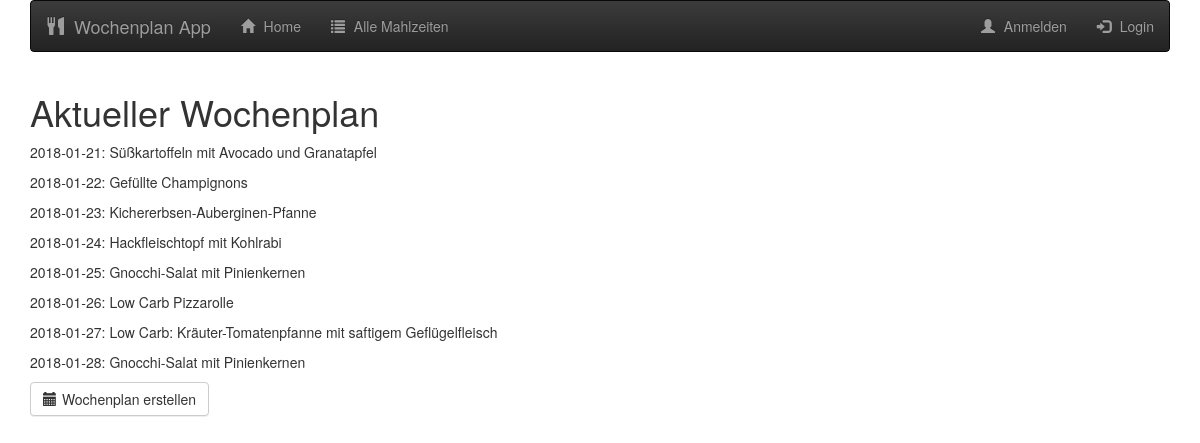
Page /home on the earlier database version.
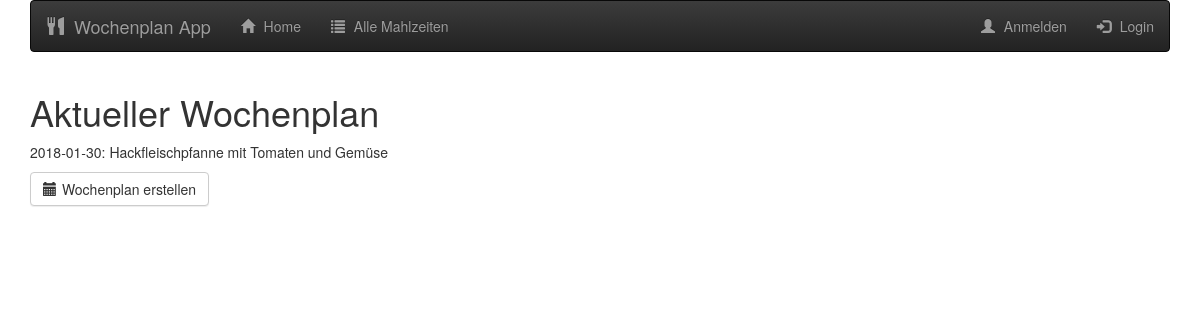
Same page on the later database version.
### database_setup.py (models this page shows)
class Weekmeals(Base):
    __tablename__ = 'weekmeals'
    id = Column(Integer, primary_key=True)
    name = Column(String(250), nullable=False)
    meal_date = Column(Date)
    receipt = Column(String)
    veggie = Column(Boolean)
    portions = Column(Integer)

### weekplan_server.py (the view)
@app.route('/', methods=['GET', 'POST'])
@app.route('/home')
def weekplan():
    week_meals = session.query(Weekmeals).all()
    return render_template('week_plan.html', week_meals=week_meals)

### templates/week_plan.html
{% extends "main.html" %}
{% block content %}
{% include "header.html" %}
<div class="container">
      <h1>Aktueller Wochenplan</h1>
  {% for menu in week_meals %}
      <p>{{menu.meal_date}}:  {{menu.name}}</p>
  {% endfor %}
    <form action="{{url_for('choose_date')}}">
        <button type="submit" class="btn btn-default" value="create_plan">
          <span class="glyphicon glyphicon-calendar" aria-hidden="true"></span>Wochenplan erstellen
        </button>
    </form>
</div>
{% endblock %}

### templates/main.html (shortened to what this page needs)
<!DOCTYPE html>
<html lang="de">
<head>
	<link rel="stylesheet" href="https://maxcdn.bootstrapcdn.com/bootstrap/3.3.7/css/bootstrap.min.css">
	<link rel="stylesheet" href="https://maxcdn.bootstrapcdn.com/bootstrap/3.3.7/css/bootstrap-theme.min.css">
	<link rel=stylesheet type=text/css href="{{ url_for('static', filename='styles.css') }}">
	<link rel="stylesheet" href="https://cdnjs.cloudflare.com/ajax/libs/bootstrap-datepicker/1.6.4/css/bootstrap-datepicker3.css" />
	<link rel="stylesheet" href="https://netdna.bootstrapcdn.com/bootstrap/3.0.3/css/bootstrap.min.css" />
</head>
<body>
		{% block content %} {% endblock %}
</body>
</html>

### templates/header.html (shortened to what this page needs)
<div class="container">
  <nav class="navbar navbar-inverse">
    <div class="navbar-header">
      <a class="navbar-brand" href="#"><span class="glyphicon glyphicon-cutlery" aria-hidden="true"></span> Wochenplan App</a>
    </div>
    <div class="collapse navbar-collapse" id="myNavbar">
      <ul class="nav navbar-nav">
        <li {% if request.path=="/" %} class="active" {% endif %}><a href="{{url_for('weekplan')}}">
          <span class="glyphicon glyphicon-home"></span> Home</a>
        </li>
        <li {% if request.path=="/available_menues" %} class="active" {% endif %}>
          <a href="{{url_for('available_menues')}}">
            <span class="glyphicon glyphicon-list" aria-hidden="true">
            </span> Alle Mahlzeiten</a>
        </li>
      </ul>
      <ul class="nav navbar-nav navbar-right">
        <li><a href="#"><span class="glyphicon glyphicon-user"></span> Anmelden</a></li>
        <li><a href="{{url_for('showLogin')}}"><span class="glyphicon glyphicon-log-in"></span> Login</a></li>
      </ul>
    </div>
  </nav>
</div>

### static/styles.css (style rules this page uses)
h1 { font-family: "Helvetica Neue Light", Roboto, Helvetica, Arial, sans-serif; font-size: 50px; color: #51453B; line-height: 60px; font-weight: 300; }
a { font-size: 14px; color: #0093B9; line-height: 17px; }
.btn { padding: 10px; margin: 0; border-color: #9FB80A; border-width: 2px; color: #9FB80A;; }
.glyphicon { margin-right: 5px; }

Differences in the rows shown:
removed Weekmeals: meal_date "2018-01-21", name "Süßkartoffeln mit Avocado und Granatapfel"
removed Weekmeals: meal_date "2018-01-22", name "Gefüllte Champignons"
removed Weekmeals: meal_date "2018-01-23", name "Kichererbsen-Auberginen-Pfanne"
removed Weekmeals: meal_date "2018-01-24", name "Hackfleischtopf mit Kohlrabi"
removed Weekmeals: meal_date "2018-01-25", name "Gnocchi-Salat mit Pinienkernen"
removed Weekmeals: meal_date "2018-01-26", name "Low Carb Pizzarolle"
removed Weekmeals: meal_date "2018-01-27", name "Low Carb: Kräuter-Tomatenpfanne mit saftigem Geflügelfleisch"
removed Weekmeals: meal_date "2018-01-28", name "Gnocchi-Salat mit Pinienkernen"
added Weekmeals: meal_date "2018-01-30", name "Hackfleischpfanne mit Tomaten und Gemüse"
